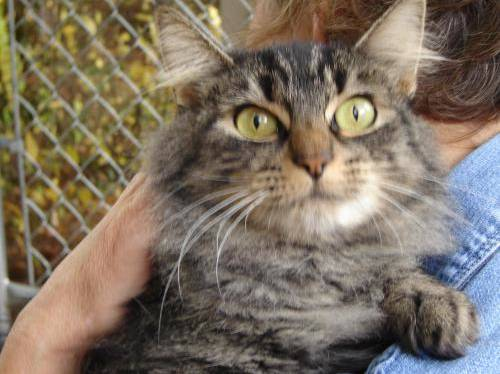
#> input picture 7. Split, merge and resize images/cat.jpg, 500 x 374 px
$ jupyter execute 1.ipynb
#> lines starting #> are read from the running program, lines starting #| are printed output that depends on the picture
[cell 1]
import  cv2
import numpy as np
import matplotlib.pyplot as plt

[cell 2]
image1 = cv2.imread('cat.jpg')
#> image1 is the input picture: shape (374, 500, 3); mean B, G, R 98.4, 113.2, 125.5
image2 = cv2.imread('ronaldo.jpg')
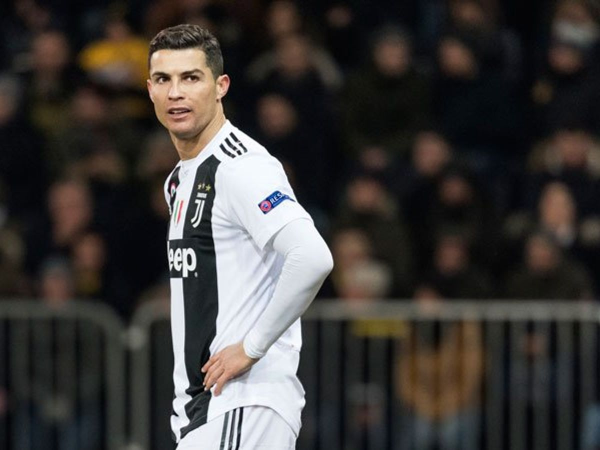
#> input picture 7. Split, merge and resize images/ronaldo.jpg, 1200 x 900 px (shown at 1/2 size)
#> image2 is the input picture: shape (900, 1200, 3); mean B, G, R 56.4, 58.9, 62.3
image3 = cv2.imread('messi.jpg')
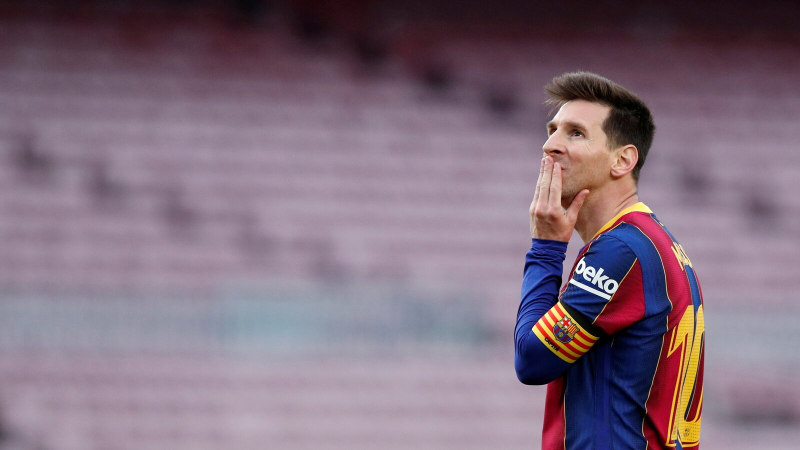
#> input picture 7. Split, merge and resize images/messi.jpg, 1600 x 900 px (shown at 1/2 size)
#> image3 is the input picture: shape (900, 1600, 3); mean B, G, R 125.5, 110.1, 129.1
image4 = np.zeros((512,512,3),np.uint8)

[cell 3]
b,g,r = cv2.split(image1)
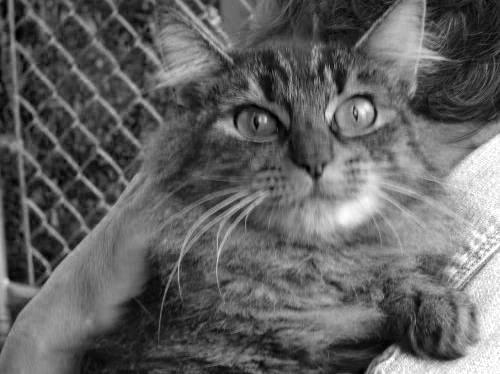
#> b: shape (374, 500); min 0, max 255, mean 98.4
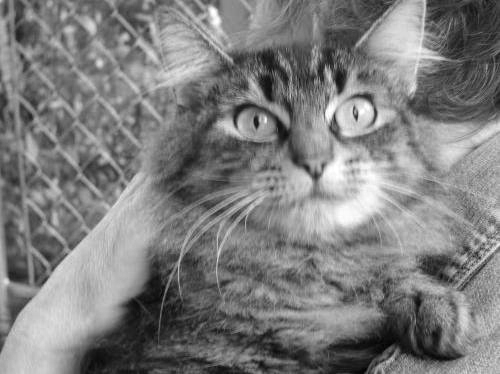
#> r: shape (374, 500); min 0, max 255, mean 125.5
cv2.imshow('Blue',b)
cv2.waitKey(0)
cv2.destroyAllWindows()

[cell 4]
merged_image = cv2.merge((b,g,r))
cv2.imshow('Merged image',merged_image)
cv2.waitKey(0)
cv2.destroyAllWindows()

[cell 5]
croped_image = image1[0:200,250:500]
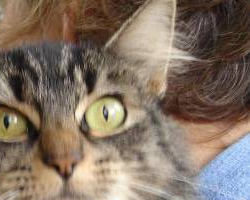
#> croped_image: shape (200, 250, 3); mean B, G, R 100.7, 114.9, 131.2
cv2.imshow('Croped image',croped_image)
cv2.waitKey(0)
cv2.destroyAllWindows()

[cell 6]
resized_image1 = cv2.resize(image2,(512,512))
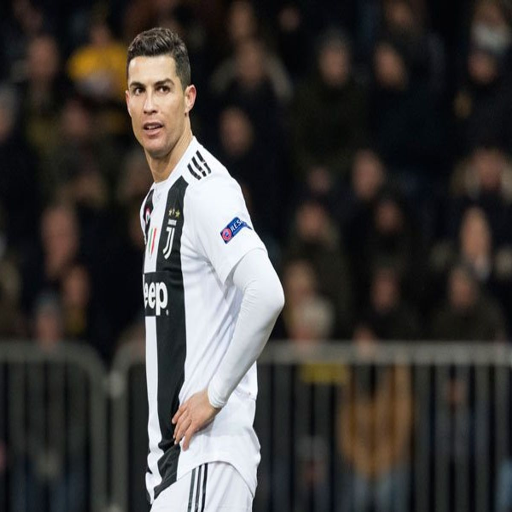
#> resized_image1: shape (512, 512, 3); mean B, G, R 56.3, 58.8, 62.2
resized_image2 = cv2.resize(image3,(512,512))
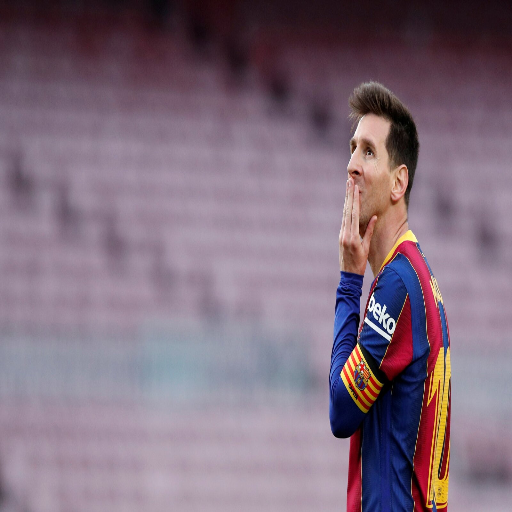
#> resized_image2: shape (512, 512, 3); mean B, G, R 125.4, 110, 129

cv2.imshow('Resized image',resized_image1)
cv2.waitKey(0)
cv2.destroyAllWindows()

[cell 7]
added_image = cv2.add(resized_image1,resized_image2)
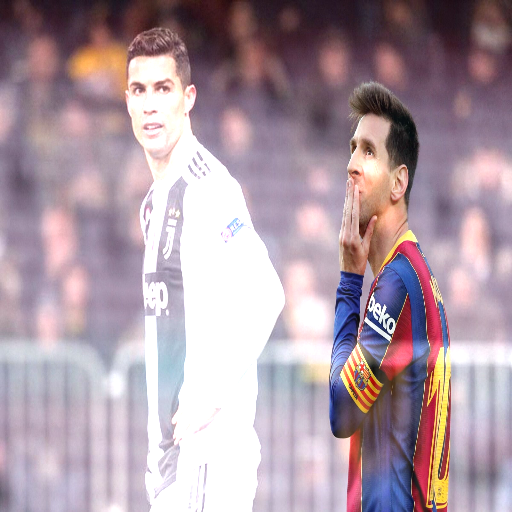
#> added_image: shape (512, 512, 3); mean B, G, R 164.6, 154.3, 173.9

added_image = cv2.addWeighted(resized_image1,.2,resized_image2,0.8,0) #0 for brightness
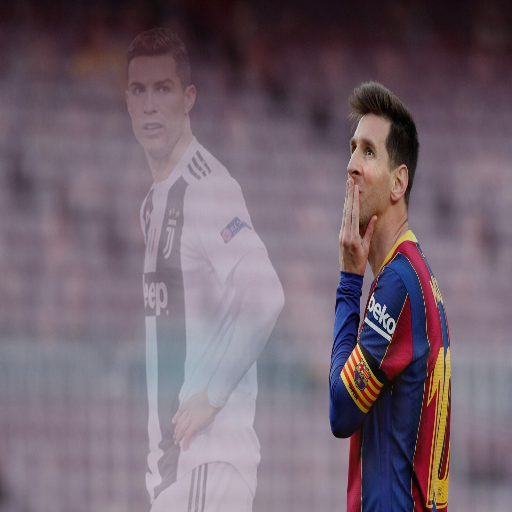
#> added_image: shape (512, 512, 3); mean B, G, R 111.6, 99.7, 115.7
cv2.imshow('Merged 2 images',added_image)
cv2.waitKey(0)
cv2.destroyAllWindows()

[cell 8]
flipped_image = cv2.flip(image2, 2)
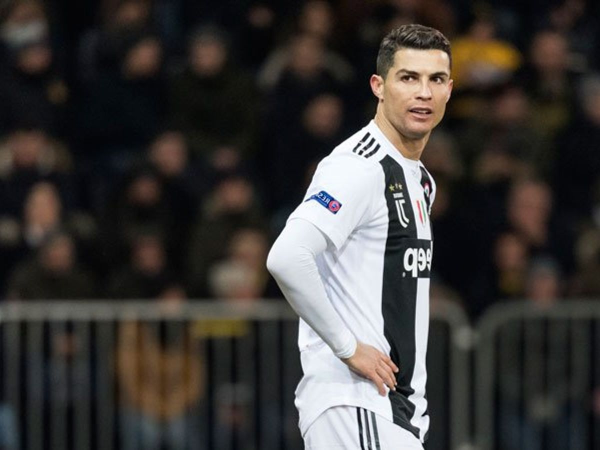
#> flipped_image: shape (900, 1200, 3) (shown at 1/2 size); mean B, G, R 56.4, 58.9, 62.3
cv2.imshow('Flipped image',flipped_image)
cv2.waitKey(0)
cv2.destroyAllWindows()
